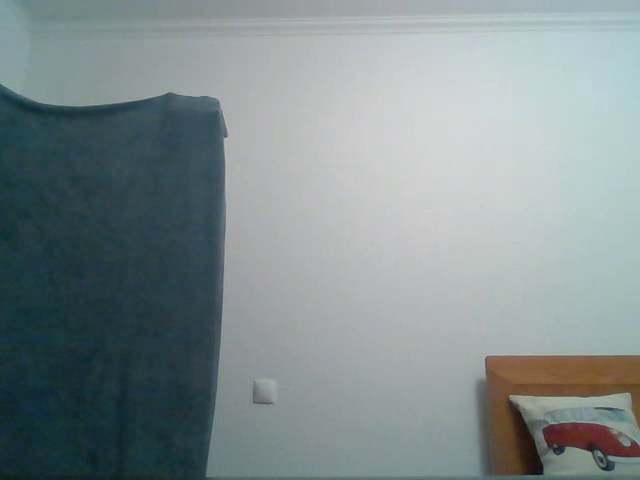
#> input picture frame 20 of fast_mo.avi, 640 x 480 px
$ python group_videos.py
#> lines starting #> are read from the running program, lines starting #| are printed output that depends on the picture; pictures that were not available may be replaced by others from this repository, and a replacement may not be noted
import cv2
import numpy as np

video_files = [
    {"path": "./fast_mo.avi", "name": "Recorded Video"},
    {"path": "./output_MOG2.avi", "name": "MOG2"},
    {"path": "./output_KNN.avi", "name": "KNN"},
    {"path": "./output_CNT.avi", "name": "CNT"},
    {"path": "./output_GMG.avi", "name": "GMG"},
    {"path": "./output_GSOC.avi", "name": "GSOC"},
    {"path": "./output_LSBP.avi", "name": "LSBP"},
    {"path": "./output_MOG.avi", "name": "MOG"}
]

cv2.namedWindow("Combined Videos", cv2.WINDOW_NORMAL)

video_captures = [cv2.VideoCapture(video["path"]) for video in video_files]

output_filename = "combined_output.avi"
fourcc = cv2.VideoWriter_fourcc(*"XVID")
output_video = cv2.VideoWriter(output_filename, fourcc, 30.0, (1920, 1080))


while True:
    combined_frame_top = None
    combined_frame_bottom = None

    for i, video_capture in enumerate(video_captures):
        ret, frame = video_capture.read()
        if not ret:
            break

        frame = cv2.resize(frame, (480, 600))

        name = video_files[i]["name"]
        cv2.putText(frame, name, (10, 30), cv2.FONT_HERSHEY_SIMPLEX, 1, (0, 255, 0), 2, cv2.LINE_AA)

        if i < 4:
            if combined_frame_top is None:
                combined_frame_top = frame
            else:
                combined_frame_top = np.concatenate((combined_frame_top, frame), axis=1)
        else:
            if combined_frame_bottom is None:
                combined_frame_bottom = frame
            else:
                combined_frame_bottom = np.concatenate((combined_frame_bottom, frame), axis=1)
#> this loop made 8 passes
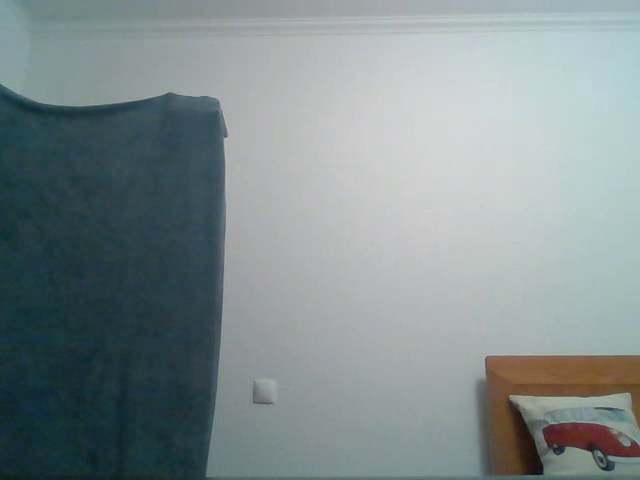
#> input picture frame 20 of fast_mo.avi, 640 x 480 px
#> pass 1, `frame = cv2.resize(frame, (480, 600))`:
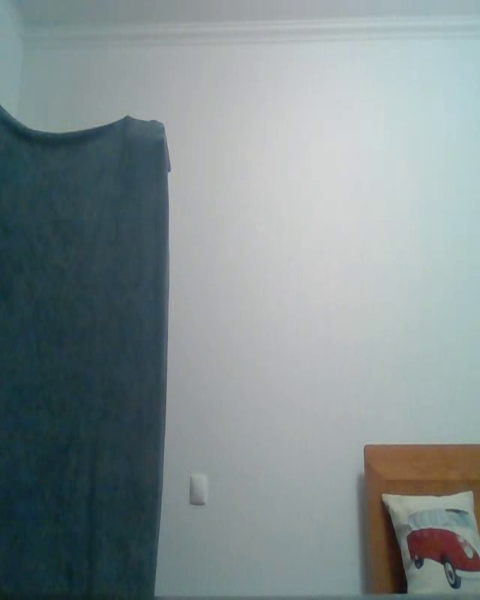
#> frame: shape (600, 480, 3); mean B, G, R 142.5, 141.1, 129.1
#> pass 2, `combined_frame_top = np.concatenate((combined_frame_top, frame), axis=1)`:
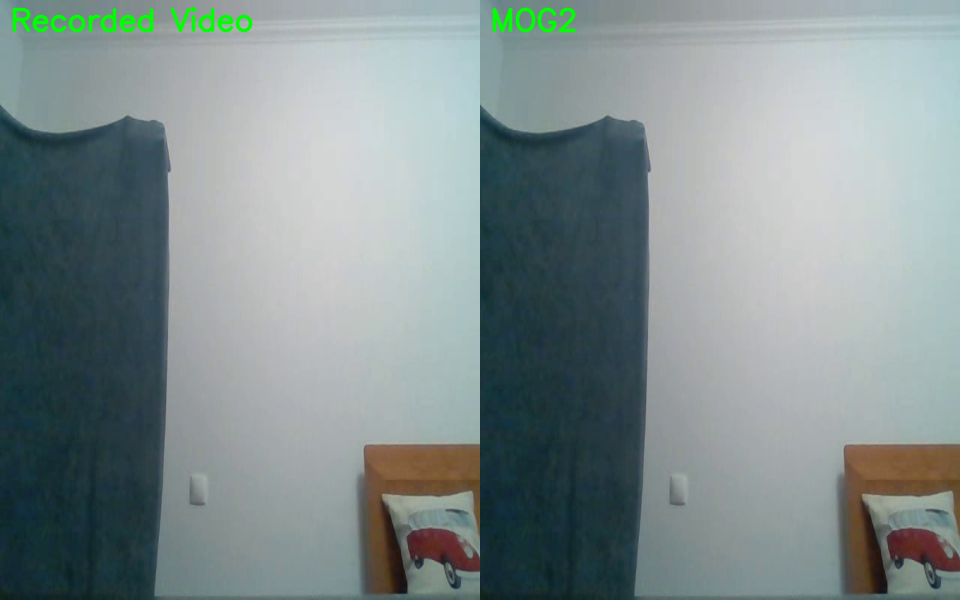
#> combined_frame_top: shape (600, 960, 3); mean B, G, R 141.8, 141.7, 128.5
#> pass 3, `combined_frame_top = np.concatenate((combined_frame_top, frame), axis=1)`:
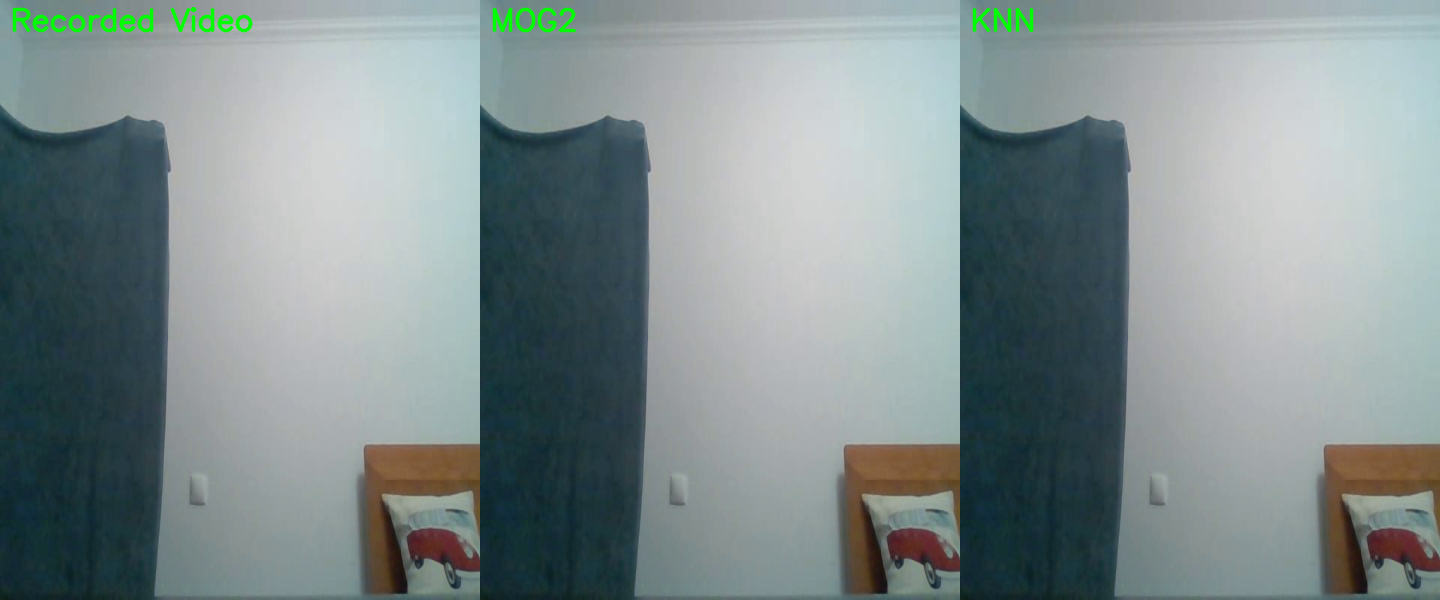
#> combined_frame_top: shape (600, 1440, 3); mean B, G, R 141.9, 141.6, 128.6
#> after the loop:
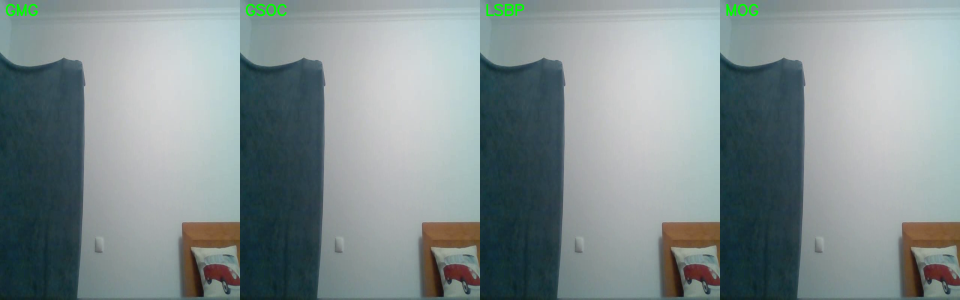
#> combined_frame_bottom: shape (600, 1920, 3) (shown at 1/2 size); mean of channels 0, 1, 2 142.2, 141.4, 128.9; drawn as B, G, R

    combined_frame = np.concatenate((combined_frame_top, combined_frame_bottom), axis=0)
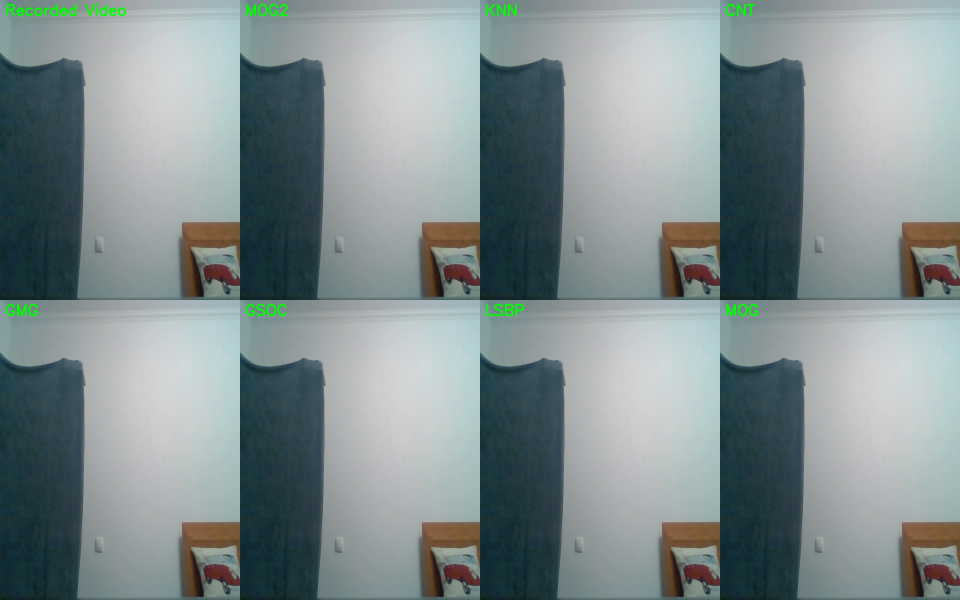
#> combined_frame: shape (1200, 1920, 3) (shown at 1/2 size); mean B, G, R 142.1, 141.5, 128.8

    cv2.imshow("Combined Videos", combined_frame)

    combined_frame = cv2.resize(combined_frame, (1920, 1080))
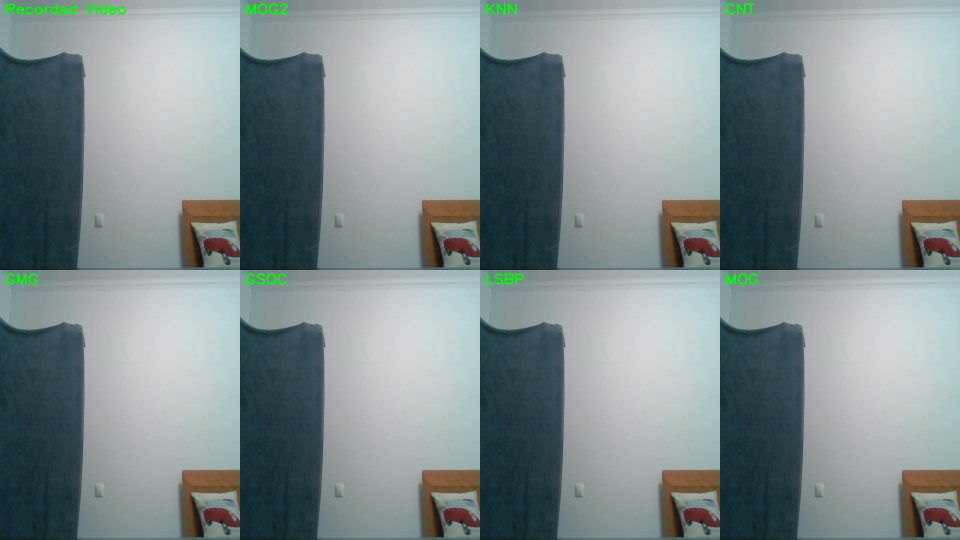
#> combined_frame: shape (1080, 1920, 3) (shown at 1/2 size); mean B, G, R 142.1, 141.5, 128.8
    output_video.write(combined_frame)

    if cv2.waitKey(30) & 0xFF == ord('q'):
#> (key q is pressed here)
        break

for video_capture in video_captures:
    video_capture.release()

output_video.release()

cv2.destroyAllWindows()

$ run again, starting later in the video
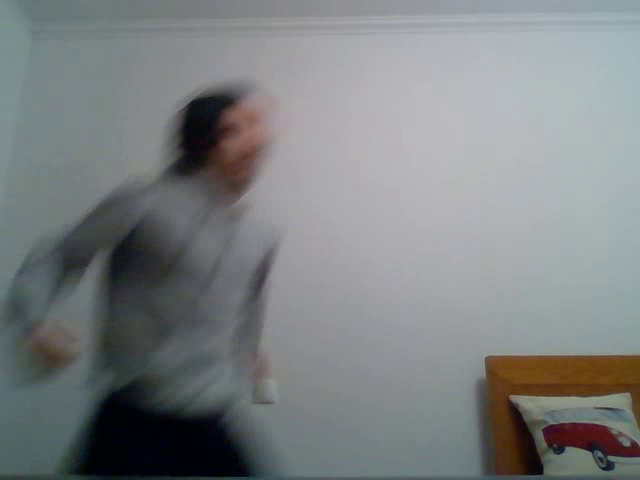
#> input picture frame 90 of fast_mo.avi, 640 x 480 px
#> the loop `for i, video_capture in enumerate(video_captures):` made 8 passes
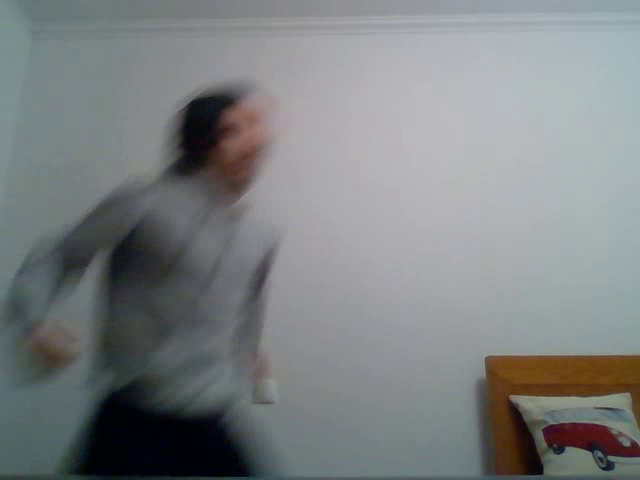
#> input picture frame 90 of fast_mo.avi, 640 x 480 px
#> after the loop `for i, video_capture in enumerate(video_captures):`:
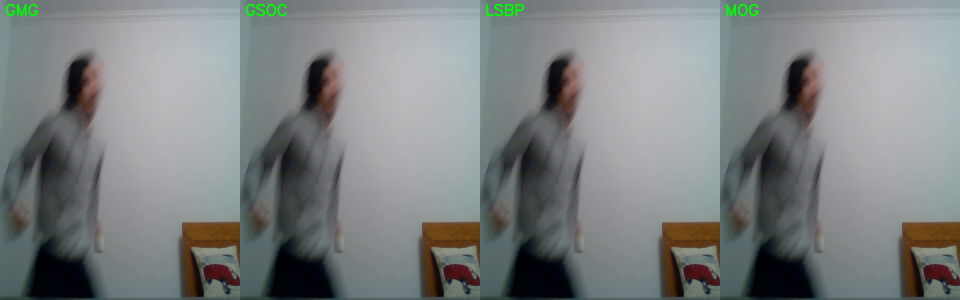
#> combined_frame_bottom: shape (600, 1920, 3) (shown at 1/2 size); mean of channels 0, 1, 2 129.5, 129.4, 125.2; drawn as B, G, R
#> `combined_frame = cv2.resize(combined_frame, (1920, 1080))`:
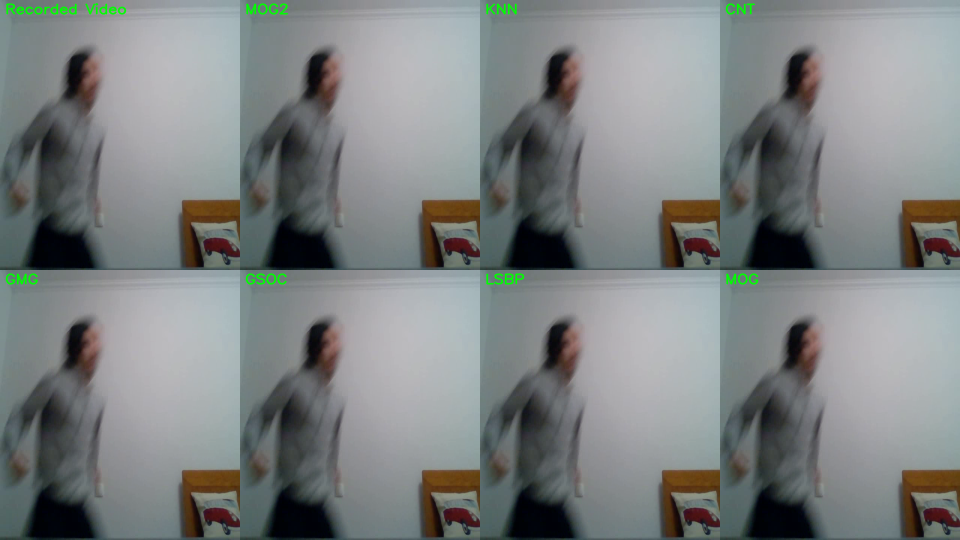
#> combined_frame: shape (1080, 1920, 3) (shown at 1/2 size); mean B, G, R 129.4, 129.5, 125.1

$ run again, starting later in the video
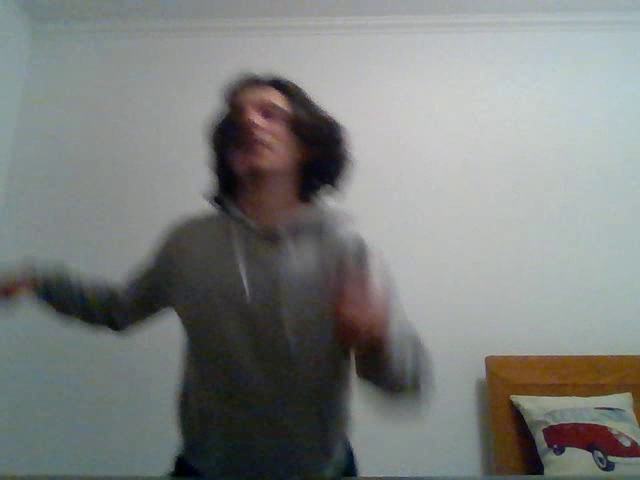
#> input picture frame 160 of fast_mo.avi, 640 x 480 px
#> the loop `for i, video_capture in enumerate(video_captures):` made 8 passes
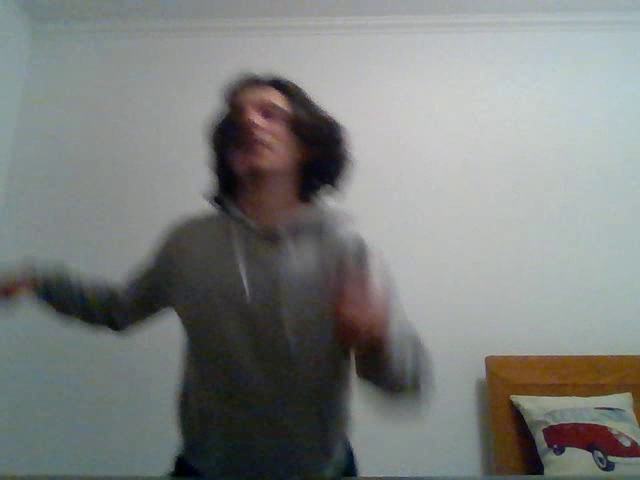
#> input picture frame 160 of fast_mo.avi, 640 x 480 px
#> after the loop `for i, video_capture in enumerate(video_captures):`:
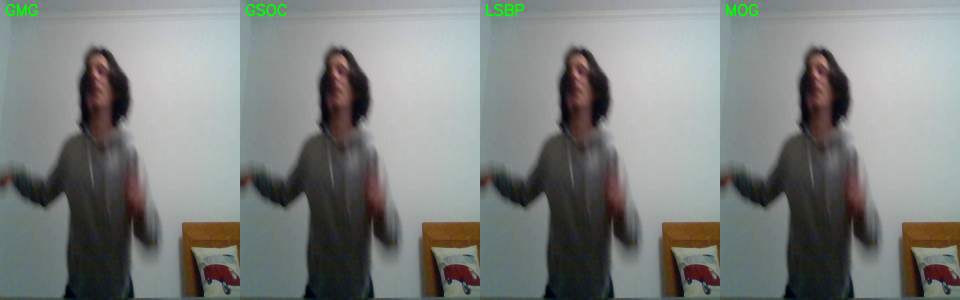
#> combined_frame_bottom: shape (600, 1920, 3) (shown at 1/2 size); mean of channels 0, 1, 2 125.9, 128.5, 124.9; drawn as B, G, R
#> `combined_frame = cv2.resize(combined_frame, (1920, 1080))`:
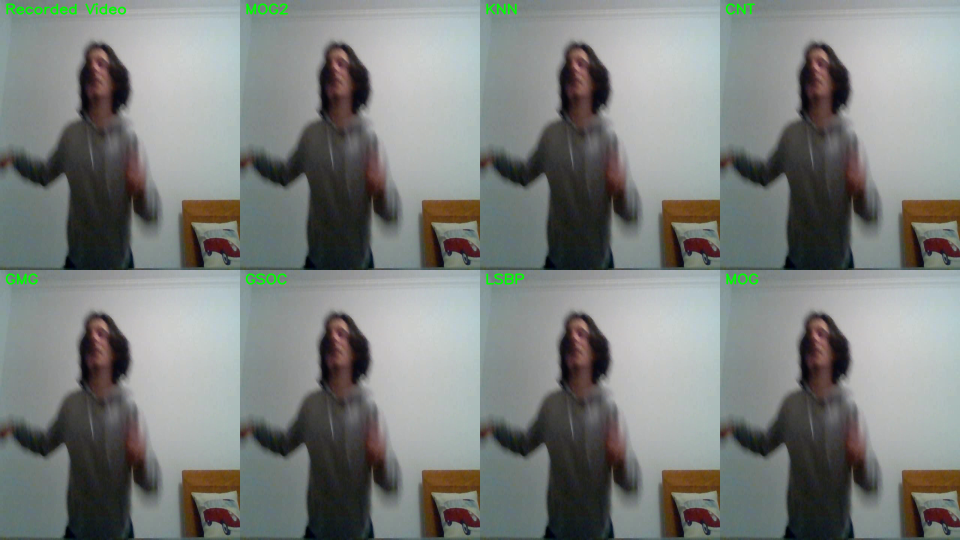
#> combined_frame: shape (1080, 1920, 3) (shown at 1/2 size); mean B, G, R 125.8, 128.5, 124.8
